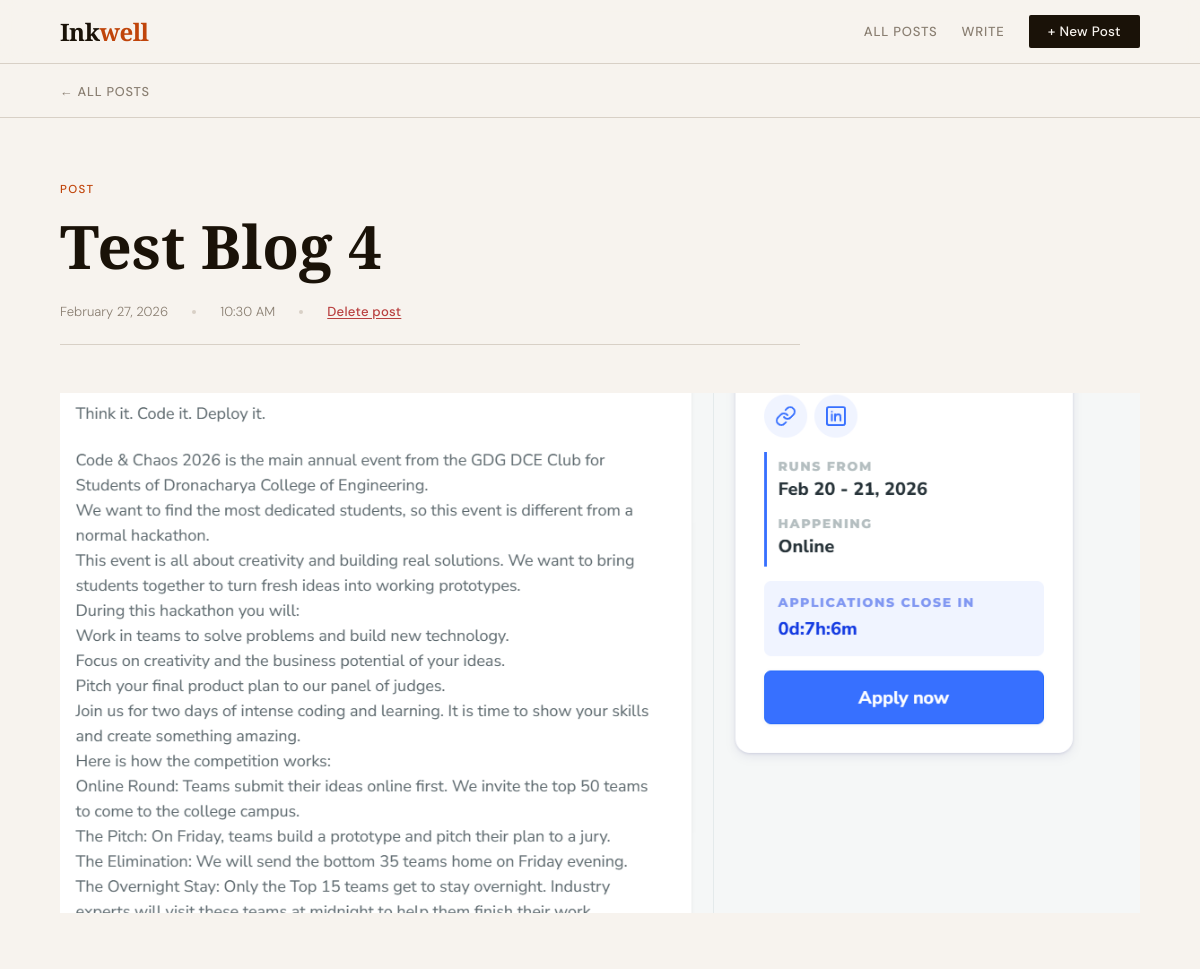
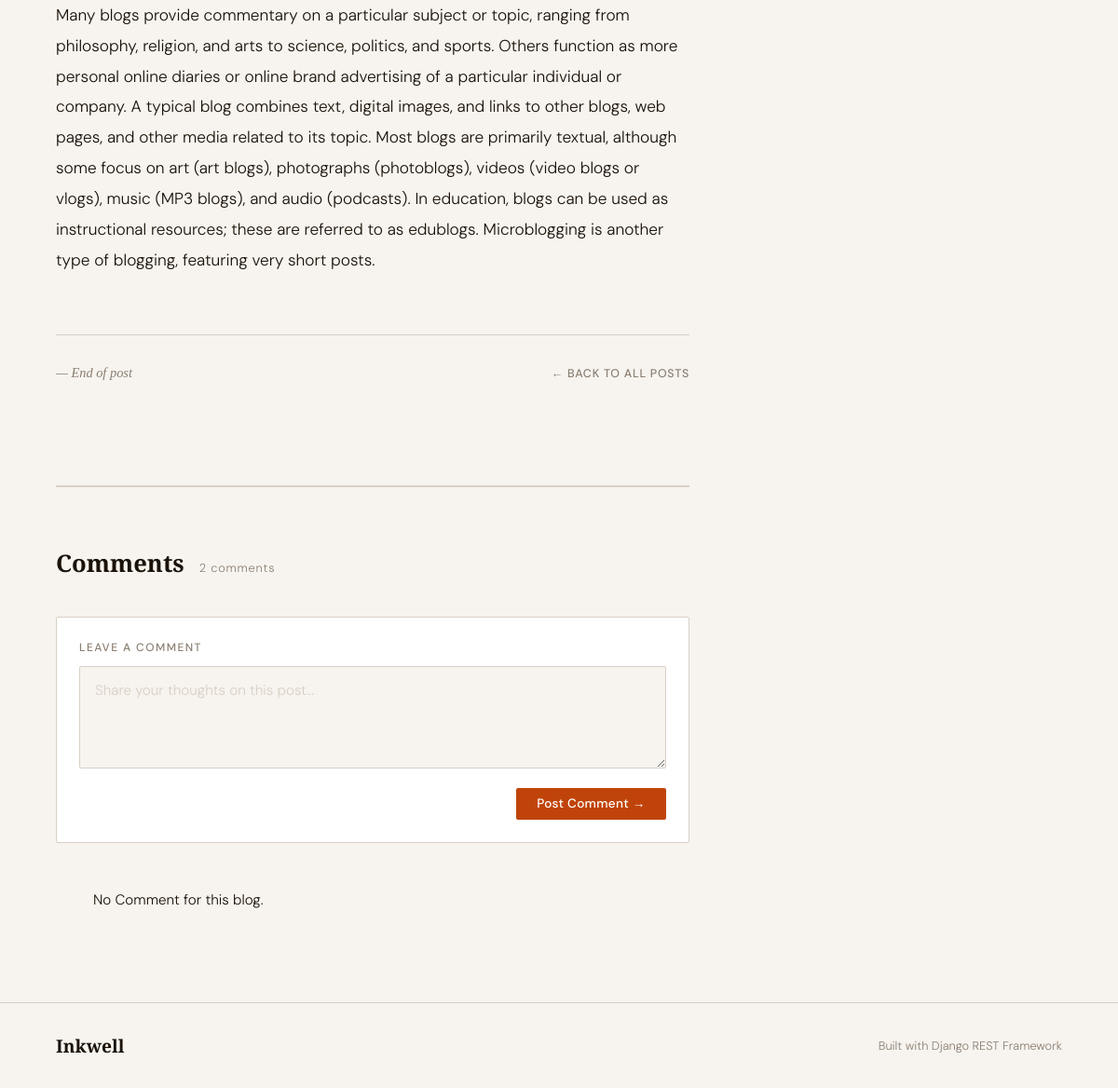
The app's page /blog/post_detail/5 with its own data (2 pictures, top to bottom).
### blogs/models.py (models this page shows, shortened)
class Blog(models.Model):
    blog_title = models.CharField(max_length=500)
    blog_body = models.TextField()
    images = models.ImageField(upload_to='images/', blank=True)
    created_at = models.DateTimeField(auto_now_add=True)
    updated_at = models.DateTimeField(auto_now=True)

### blogs/views.py (the view)
# urls.py: path('post_detail/<int:pk>', views.postDetail, name='postDetail'),
def postDetail(request, pk):
    blog = Blog.objects.get(pk=pk)
    comments = Comment.objects.filter(blog=pk)
    context = {
        'blog': blog,
        'comments': comments
    }
    return render(request=request, template_name='post_details.html', context=context)

### templates/post_details.html (shortened to what this page needs)
{% load static %}
<!DOCTYPE html>
<html lang="en">
<head>
    <link rel="stylesheet" href="{% static 'css/post_detail.css' %}">
</head>
<body>
    <header>
        <a class="logo" href="{% url 'home' %}">Ink<span>well</span></a>
        <nav>
            <a class="nav-link" href="{% url 'home' %}">All Posts</a>
            <a class="nav-link" href="{% url 'addPost' %}">Write</a>
            <a class="btn btn-primary" href="{% url 'addPost' %}">+ New Post</a>
        </nav>
    </header>
    <div class="back-bar">
        <a class="back-link" href="{% url 'home' %}">← All Posts</a>
    </div>
    <div class="container">
        <article>
            <div class="article-header">
                <span class="post-tag">Post</span>
                <h1 class="article-title">{{blog.blog_title}}</h1>
                <div class="article-meta">
                    <span>February 27, 2026</span>
                    <span class="meta-divider"></span>
                    <span>10:30 AM</span>
                    <span class="meta-divider"></span>
                    <form id="deleteForm">
                        <button class="delete-btn" type="submit">
                            Delete post
                        </button>
                    </form>
                </div>
            </div>
            {% if blog.images %}
            <img class="article-cover" src="{{ blog.images.url}}" alt="Post cover" loading="lazy" />
            {% endif %}
            <div class="article-body">
                <p>{{blog.blog_body}}</p>
            </div>
            <div class="article-end">
                <span class="article-end-label">— End of post</span>
                <a class="back-link" href="{% url 'home' %}"
                    style="text-transform:uppercase;font-size:0.78rem;font-weight:500;color:var(--muted);text-decoration:none;letter-spacing:0.06em;">
                    ← Back to all posts
                </a>
            </div>
        </article>
        <div class="comments-section">
            <div class="comments-heading">
                <h2>Comments</h2>
                <span class="comments-count">2 comments</span>
            </div>
            <div class="comment-form-wrapper">
                <form id="commentForm">
                    <label class="comment-form-label" for="body">Leave a comment</label>
                    <textarea class="comment-textarea" id="body" name="comments"
                        placeholder="Share your thoughts on this post…" required></textarea>
                    <div class="comment-form-actions">
                        <button class="btn-comment" type="submit">Post Comment →</button>
                    </div>
                </form>
            </div>
            {% if comments %}
            {% for comment in comments %}
            <div class="comments-list">
                <div class="comment-item">
                    <div class="comment-meta">
                        <div class="comment-avatar">✦</div>
                    </div>
                    <p class="comment-body">{{comment.comments}}</p>
                </div>
            </div>
            {% endfor %}
            {% else %}
            <div>
                <p class="comment-body">No Comment for this blog.</p>
            </div>
            {% endif %}
        </div>
    </div>
    <footer>
        <span class="footer-logo">Inkwell</span>
        <span>Built with Django REST Framework</span>
    </footer>
</body>
</html>

### records on screen
Blog: blog_title "Test Blog 4", images (picture), blog_body "Many blogs provide commentary on a particular subject or topic, ranging from philosophy, religion, and arts to science, politics, and sports. Others function as more personal online diaries or online brand advertising of a particular individual or company. A typical blog combines text, digital images, and links to other blogs, web pages, and other media related to its topic. Most blogs are primarily textual, although some focus on art (art blogs), photographs (photoblogs), videos (video blogs or vlogs), music (MP3 blogs), and audio (podcasts). In education, blogs can be used as instructional resources; these are referred to as edublogs. Microblogging is another type of blogging, featuring…"
